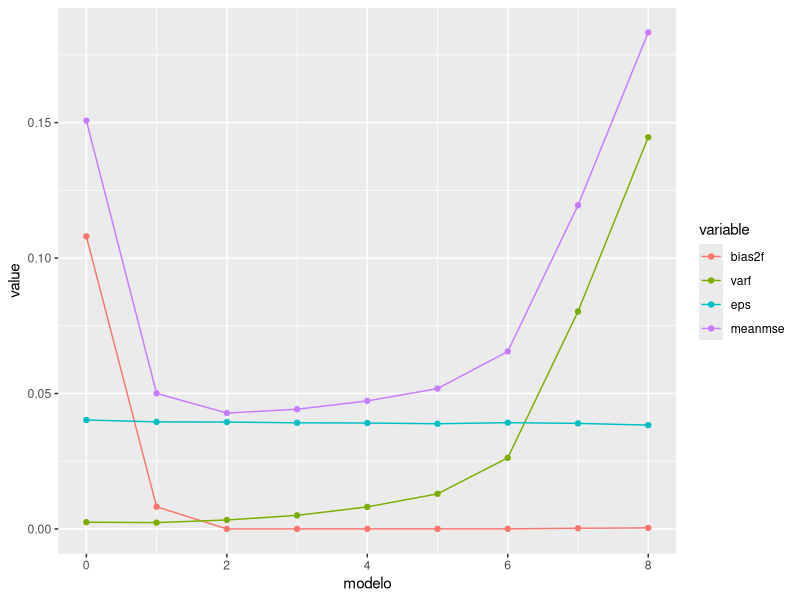

The R source for this figure:
## ---- chunk 1
knitr::opts_chunk$set(echo = TRUE)

library(tidyverse)
library(magrittr)
## ---- chunk 2
set.seed(42)

fun <- function(x) x^2

ref <- tibble(x = seq(0,1,0.1)) %>% 
  mutate(y = fun(x))

data_sim <- function(n = 50){
  
  x = runif(n = n, min = 0, max = 1)
  y = fun(x) + rnorm(n = n, mean = 0, sd = 0.2)
  
  data = tibble::tibble(x, y)
  return(data)
}

dados = data.frame(modelo = NA, x = NA, y = NA, pred = NA)

for (i in 1:500) {
  
  sim <- data_sim()
  
model0 <- lm(y ~ 1, data = sim) %>% 
  predict(select(ref, x))

model1 <- lm(y ~ poly(x, degree = 1), data = sim) %>%
  predict(select(ref, x))

model2 <- lm(y ~ poly(x, degree = 2), data = sim) %>%
  predict(select(ref, x))

model3 <- lm(y ~ poly(x, degree = 3), data = sim) %>%
  predict(select(ref, x))

model4 <- lm(y ~ poly(x, degree = 4), data = sim) %>%
  predict(select(ref, x))

model5 <- lm(y ~ poly(x, degree = 5), data = sim) %>%
  predict(select(ref, x))

model6 <- lm(y ~ poly(x, degree = 6), data = sim) %>%
  predict(select(ref, x))

model7 <- lm(y ~ poly(x, degree = 7), data = sim) %>%
  predict(select(ref, x))

model8 <- lm(y ~ poly(x, degree = 8), data = sim) %>%
  predict(select(ref, x))

eps <- rnorm(n = 11, mean = 0, sd = 0.2)

dados %<>% 
  rbind(data.frame(modelo = 0, x = select(ref, x), 
                   select(ref, y)+eps, pred = model0))  %>% 
  rbind(data.frame(modelo = 1, x = select(ref, x),
                   select(ref, y)+eps, pred = model1)) %>% 
  rbind(data.frame(modelo = 2, x = select(ref, x),
                   select(ref, y)+eps, pred = model2)) %>% 
  rbind(data.frame(modelo = 3, x = select(ref, x),
                   select(ref, y)+eps, pred = model3)) %>% 
  rbind(data.frame(modelo = 4, x = select(ref, x),
                   select(ref, y)+eps, pred = model4)) %>% 
  rbind(data.frame(modelo = 5, x = select(ref, x),
                   select(ref, y)+eps, pred = model5)) %>% 
  rbind(data.frame(modelo = 6, x = select(ref, x),
                   select(ref, y)+eps, pred = model6)) %>% 
  rbind(data.frame(modelo = 7, x = select(ref, x),
                   select(ref, y)+eps, pred = model7)) %>% 
  rbind(data.frame(modelo = 8, x = select(ref, x),
                   select(ref, y)+eps, pred = model8))
}

dados %<>% as.tibble() %>% na.omit()

var <- dados %>% 
  group_by(modelo, x) %>% 
  summarise(varfx = var(pred)) %>% 
  group_by(modelo) %>% 
  summarise(varf = mean(varfx))

bias <- dados %>% 
  group_by(modelo, x) %>% 
  summarise(meanf = mean(pred)) %>% 
  mutate(bias2 = (meanf - fun(x))^2) %>% 
  group_by(modelo) %>% 
  summarise(bias2f = mean(bias2))

mse <- dados %>% 
  group_by(modelo, x) %>% 
  mutate(error = (pred - y)^2) %>%
  group_by(modelo) %>% 
  summarise(meanmse = mean(error))

resume <- bias %>% 
  bind_cols(var %>% select(varf)) %>% 
  bind_cols(mse %>% select(meanmse)) %>% 
  mutate(eps = meanmse - bias2f - varf) %>% 
  select(modelo, bias2f, varf, eps, meanmse)

resume

resume %>% 
  reshape2::melt(id.var = "modelo") %>% 
  ggplot(aes(x = modelo, y = value, col = variable)) +
  geom_line() + geom_point()
